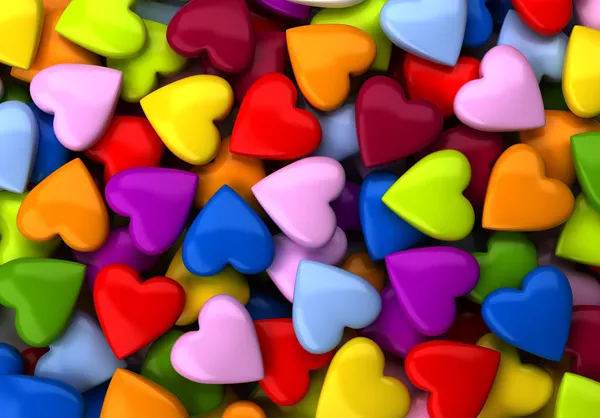
#> input picture 2ano/Aula5-12_09_23/hearts.jpg, 600 x 418 px
$ jupyter execute Aula_OpenCV_images.ipynb
#> lines starting #> are read from the running program, lines starting #| are printed output that depends on the picture
##**Classificação de imagens com OpenCV**

**OpenCV** (Open Source Computer Vision Library), originalmente, desenvolvida pela Intel, em 2000, é uma biblioteca multiplataforma, totalmente livre ao uso acadêmico e comercial, para o desenvolvimento de aplicativos na área de Visão computacional.

Documentação:

https://opencv.org/

[cell 1]
# Importando a biblioteca OpenCV:
import cv2

[cell 2]
# Importando o numpy (Numerical Python) para trabalhar com arrays
#Vamos importar o numpy porque vamos trabalhar com matrizes
import numpy as np

[cell 3]
# Verificando a versão do Opencv:
#A mais recente é a 4.8.0
print ("OpenCV Versão : %s " % cv2.__version__)

[cell 4]
# Importando o pacote pyplot do matplotlib:
# Vamos usar para os gráficos
from matplotlib import pyplot as plt

[cell 5]
# Carregando a imagem de exemplo:
# O método .imread permite a importação e conversão de arquivos de imagem

image = cv2.imread('hearts.jpg')
#> image is the input picture: shape (418, 600, 3); mean B, G, R 75.1, 94.3, 144.4

[cell 6]
# Verifique a variável "image" criada:
# A variável image contém um array de 3 dimensões, pois se trata de uma imagem colorida (pixel, linha e coluna, e rgb, canais)
image

[cell 7]
# Verifique o tipo de dado da variável "image"
type(image)

[cell 8]
# Verifique as dimensões dessa variável
image.shape
#> Out = (418, 600, 3)

[cell 9]
# Mostrando a imagem:
# Usamos o matplolib para analisar a imagem em um gráfico
plt.imshow(image)

[cell 10]
# Invertendo canais BGR (por padrão, o Opencv usa a sequência BGR - Blue/Green/Red) para RGB:
imageRGB = cv2.cvtColor(image, cv2.COLOR_BGR2RGB)
plt.imshow(imageRGB)
#O comando abaixo serve para eliminar os eixos do gráfico
# plt.axis('off')
plt.show()

[cell 11]
# Mostrando a imagem sem os eixos:
plt.imshow(imageRGB,interpolation="none")
#A imagem fica distorcida por causa do interpolation="none"
plt.axis('off')
plt.show()

[cell 12]
type(image)

Importante:

- A imagem colorida possui três dimensões: as linhas e as colunas da matriz, bem como os canais RGB da imagem.

- Uma imagem colorida tipicamente possui três canais: R (Red - vermelho) G (Green - verde) B (Blue - azul).

[cell 13]
image

Na matriz "image" que criamos a partir da imagem, podemos observar as dimensões:

A matriz acima é a representação da imagem de forma numérica, cada elemento representa cada pixel da imagem.

Vamos analisar separando os canais de cores de um pixel específico.

[cell 14]
dimensoes = imageRGB.shape
#> dimensoes = (418, 600, 3)
dimensoes
#> Out = (418, 600, 3)

[cell 15]
linhas = image.shape[0]
#> linhas = 418
colunas = image.shape[1]
#> colunas = 600
canais_rgb = image.shape[2]
#> canais_rgb = 3

[cell 16]
print(f'Dimensões da imagem: {dimensoes}')
#| Dimensões da imagem: (418, 600, 3)
print(f'Qtde de linhas: {linhas}')
#| Qtde de linhas: 418
print(f'Qtde de colunas: {colunas}')
#| Qtde de colunas: 600
print(f'Número de camadas de cores (canais RGB): {canais_rgb}')
#| Número de camadas de cores (canais RGB): 3

[cell 17]
#Na linha de baixo eu vou acessar a cor do pixel.
cores = image[100, 0]
#> cores = [10, 46, 19]
cores2 = imageRGB[100, 0]
#> cores2 = [19, 46, 10]

[cell 18]
print(cores, cores2)
#| [10 46 19] [19 46 10]

[cell 19]
#Pega a imagem original
cores
#> Out = [10, 46, 19]

[cell 20]
#Pega a imagem com a inversão dos canais
cores2
#> Out = [19, 46, 10]

**Imagem em tons de cinza**

Em muitos casos trabalhamos com imagens na escala de cinza (GRAY SCALE)

Logo, neste caso, a imagem possui apenas 1 canal de cor.

[cell 21]
# Carregando a imagem na versão escala de cinza (grayscale) de um arquivo:
image_cinza = cv2.imread('hearts.jpg', cv2.IMREAD_GRAYSCALE)
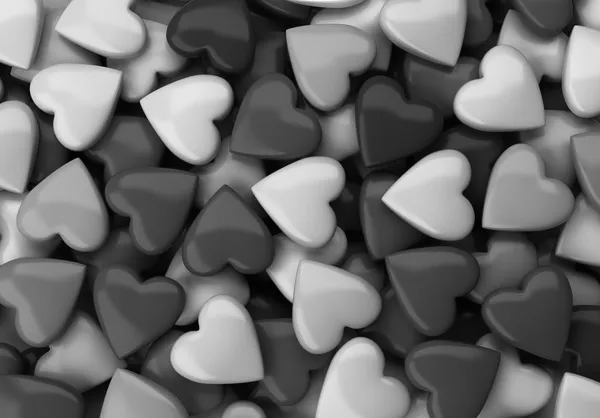
#> image_cinza: shape (418, 600); min 0, max 250, mean 107.1

[cell 22]
image_cinza.shape
#> Out = (418, 600)

[cell 23]
plt.imshow(image_cinza, cmap='gray')
#Comando abaixo serve para tirar os números dos eixos x e y
#plt.axis('off')
plt.show()

[cell 24]
image_cinza.shape
#> Out = (418, 600)

*Alterando o tamanho de uma imagem*

O redimensionamento da imagem pode ser feito na OpenCV através do comando:

cv2.resize ( imagem, tamanho, interpolação )
os parâmetros imagem e tamanho da função acima são obrigatórios.

https://www.tutorialkart.com/opencv/python/opencv-python-resize-image/#gsc.tab=0

O tamanho é dado por uma tupla (W,H), onde W é a largura (número de colunas) e H é a altura (número de linhas)

Quanto mais pixels estiverem concentrados num espaço, maior vai ser a qualidade e nitidez dessa imagem.

Os softwares de edição de imagem criam ou reduzem pixels na imagem a partir dos pixels existentes.

O processo de “criação” chama-se interpolação.

[cell 25]
imagem = cv2.imread("NATUREZA_1.png")
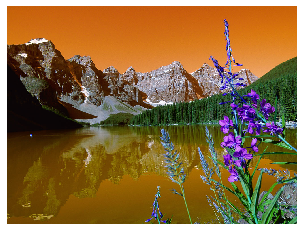
#> input picture 2ano/Aula5-12_09_23/NATUREZA_1.png, 304 x 231 px
#> imagem is the input picture: shape (231, 304, 3); mean B, G, R 63.1, 107.8, 139.2

[cell 26]
plt.imshow(imagem)
# plt.axis('off')
plt.show()

[cell 27]
imagem.shape

[cell 28]
#criando uma nova variável (imagem2), pego a imagem anterior e aumento o tamanho dele utiliizando o método RESIZE
imagem2 = cv2.resize(imagem, (600, 400) )
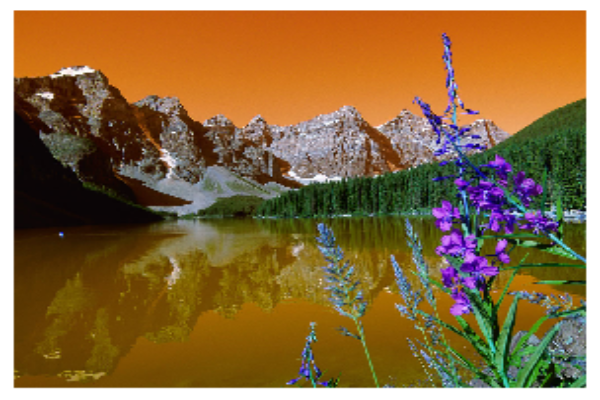
#> imagem2: shape (400, 600, 3); mean B, G, R 63.1, 107.8, 139.1

[cell 29]
imagem2.shape

[cell 30]
plt.imshow(imagem2)
plt.axis('off')
plt.show()

## Exercício:

Para a imagen "img3x3.png":

1. Carregue e plote a imagem na tela. Caso alguma imagem tenha canais RGB invertidos, corrija essa situação.

2. Relacione as dimensões da matriz da imagem (linhas, colunas e canais RGB). Utilize strings formatadas, como no exemplo da aula.

3. Converta as imagens em escala de cinza e repita o item anterior.

4. Utilizando outras imagens (preferencialmente pequenas) redimensione as imagens originais para 10x maiores em relação ao tamanho original e plote as imagens.

5. Repita o item anterior, agora testando e comparando as flags de interpolação Vizinhos Mais Próximos, Bilinear e Bicúbica.

Documentação sobre interpolação no Opencv:

https://docs.opencv.org/3.4/da/d54/group__imgproc__transform.html#ga5bb5a1fea74ea38e1a5445ca803ff121

--antigo exercício

- Faça o download de imagens de sua preferência e teste os métodos apresentados (importe as imagens, inverta os canais RGB, verifique as dimensões, redimensione, converta em escala de cinza).

- Acesse o link e teste os parâmetros de interpolação do método .resize, usando como base o arquivo "img3x3.png".

[cell 31]
#PARTE 01
# Carregando a imagem do exercício:
image = cv2.imread('img3x3.png')
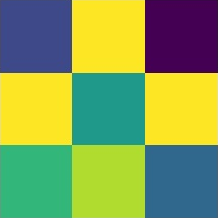
#> input picture 2ano/Aula5-12_09_23/img3x3.png, 218 x 218 px
#> image is the input picture: shape (218, 218, 3); mean B, G, R 86.5, 157.8, 132.5
plt.imshow(image)
# A imagem plotada na tela está com os canais RGB invertidos

[cell 32]
# Invertendo canais BGR (por padrão, o Opencv usa a sequência BGR - Blue/Green/Red) para RGB:
imageRGB = cv2.cvtColor(image, cv2.COLOR_BGR2RGB)
#> imageRGB: shape (218, 218, 3)
plt.imshow(imageRGB)
plt.show()

[cell 33]
# PARTE 02
# Relacione as dimensões da matriz da imagem (linhas, colunas e canais RGB). Utilize strings formatadas, como no exemplo da aula.
linhas = image.shape[0]
colunas = image.shape[1]
canais_rgb = image.shape[2]
print(f'Dimensões da imagem: {dimensoes}')
#| Dimensões da imagem: (418, 600, 3)
print(f'Qtde de linhas: {linhas}')
#| Qtde de linhas: 218
print(f'Qtde de colunas: {colunas}')
#| Qtde de colunas: 218
print(f'Número de camadas de cores (canais RGB): {canais_rgb}')
#| Número de camadas de cores (canais RGB): 3

[cell 34]
# PARTE 03
# Converta as imagens em escala de cinza e repita o item anterior.
image_cinza = cv2.imread('img3x3.png', cv2.IMREAD_GRAYSCALE)
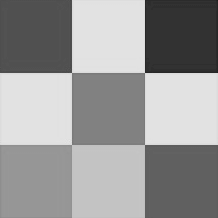
#> image_cinza: shape (218, 218); min 28, max 232, mean 152.5
plt.imshow(image_cinza, cmap='gray')
plt.show()
# Repetindo item anterior
linhas = image.shape[0]
colunas = image.shape[1]
canais_rgb = image.shape[2]
print(f'Dimensões da imagem: {dimensoes}')
#| Dimensões da imagem: (418, 600, 3)
print(f'Qtde de linhas: {linhas}')
#| Qtde de linhas: 218
print(f'Qtde de colunas: {colunas}')
#| Qtde de colunas: 218
print(f'Número de camadas de cores (canais RGB): {canais_rgb}')
#| Número de camadas de cores (canais RGB): 3

[cell 35]
# PARTE 04
# Redimensione as imagens para 10x maiores em relação ao tamanho original e plote a imagens.
image = cv2.imread('img3x3.png')
imagem.shape
imagem2 = cv2.resize(imagem, (600, 400) )
imagem2.shape
plt.imshow(imagem2)
plt.show()

[cell 36]
# PARTE 05
# Repita o item anterior, agora testando e comparando as flags de interpolação Vizinhos Mais Próximos, Bilinear e Bicúbica.
# Redimensionando para 10x maiores com interpolação Vizinhos Mais Próximos
image_nn = cv2.resize(image, None, fx=10, fy=10, interpolation=cv2.INTER_NEAREST)
plt.imshow(cv2.cvtColor(image_nn, cv2.COLOR_BGR2RGB))
plt.title("Vizinhos Mais Próximos")
plt.show()

# Redimensionando para 10x maiores com interpolação Bilinear
image_bl = cv2.resize(image, (image.shape[1] * 10, image.shape[0] * 10), interpolation=cv2.INTER_LINEAR)
plt.imshow(cv2.cvtColor(image_bl, cv2.COLOR_BGR2RGB))
plt.title("Bilinear")
plt.show()

# Redimensionando para 10x maiores com interpolação Bicúbica
image_bc = cv2.resize(image, (image.shape[1] * 10, image.shape[0] * 10), interpolation=cv2.INTER_CUBIC)
plt.imshow(cv2.cvtColor(image_bc, cv2.COLOR_BGR2RGB))
plt.title("Bicúbica")
plt.show()
